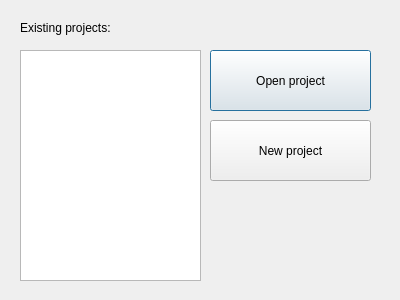
<?xml version="1.0" encoding="UTF-8"?>
<ui version="4.0">
 <class>Dialog</class>
 <widget class="QDialog" name="Dialog">
  <property name="geometry">
   <rect>
    <x>0</x>
    <y>0</y>
    <width>400</width>
    <height>300</height>
   </rect>
  </property>
  <property name="windowTitle">
   <string>Dialog</string>
  </property>
  <widget class="QLabel" name="label">
   <property name="geometry">
    <rect>
     <x>20</x>
     <y>20</y>
     <width>91</width>
     <height>16</height>
    </rect>
   </property>
   <property name="text">
    <string>Existing projects:</string>
   </property>
  </widget>
  <widget class="QPushButton" name="btnOpenProject">
   <property name="geometry">
    <rect>
     <x>210</x>
     <y>50</y>
     <width>161</width>
     <height>61</height>
    </rect>
   </property>
   <property name="text">
    <string>Open project</string>
   </property>
  </widget>
  <widget class="QPushButton" name="btnNewProject">
   <property name="geometry">
    <rect>
     <x>210</x>
     <y>120</y>
     <width>161</width>
     <height>61</height>
    </rect>
   </property>
   <property name="text">
    <string>New project</string>
   </property>
  </widget>
  <widget class="QListView" name="listView">
   <property name="geometry">
    <rect>
     <x>20</x>
     <y>50</y>
     <width>181</width>
     <height>231</height>
    </rect>
   </property>
  </widget>
 </widget>
 <resources/>
 <connections/>
</ui>
